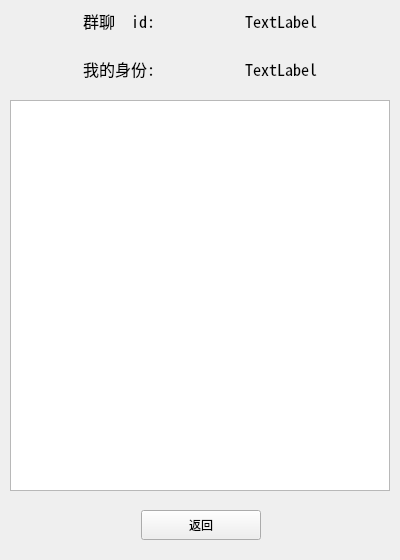
<?xml version="1.0" encoding="UTF-8"?>
<ui version="4.0">
 <class>QQGroupDetial</class>
 <widget class="QWidget" name="QQGroupDetial">
  <property name="windowModality">
   <enum>Qt::ApplicationModal</enum>
  </property>
  <property name="geometry">
   <rect>
    <x>0</x>
    <y>0</y>
    <width>400</width>
    <height>560</height>
   </rect>
  </property>
  <property name="minimumSize">
   <size>
    <width>400</width>
    <height>560</height>
   </size>
  </property>
  <property name="maximumSize">
   <size>
    <width>400</width>
    <height>560</height>
   </size>
  </property>
  <property name="windowTitle">
   <string>Form</string>
  </property>
  <widget class="QWidget" name="widget" native="true">
   <property name="geometry">
    <rect>
     <x>0</x>
     <y>0</y>
     <width>400</width>
     <height>90</height>
    </rect>
   </property>
   <property name="minimumSize">
    <size>
     <width>400</width>
     <height>90</height>
    </size>
   </property>
   <property name="maximumSize">
    <size>
     <width>400</width>
     <height>90</height>
    </size>
   </property>
   <layout class="QVBoxLayout" name="verticalLayout">
    <item>
     <layout class="QHBoxLayout" name="horizontalLayout">
      <item>
       <spacer name="horizontalSpacer_6">
        <property name="orientation">
         <enum>Qt::Horizontal</enum>
        </property>
        <property name="sizeHint" stdset="0">
         <size>
          <width>40</width>
          <height>20</height>
         </size>
        </property>
       </spacer>
      </item>
      <item>
       <widget class="QLabel" name="label">
        <property name="font">
         <font>
          <family>Noto Sans Mono CJK SC</family>
          <pointsize>12</pointsize>
         </font>
        </property>
        <property name="text">
         <string>群聊  id:</string>
        </property>
       </widget>
      </item>
      <item>
       <spacer name="horizontalSpacer">
        <property name="orientation">
         <enum>Qt::Horizontal</enum>
        </property>
        <property name="sizeHint" stdset="0">
         <size>
          <width>40</width>
          <height>20</height>
         </size>
        </property>
       </spacer>
      </item>
      <item>
       <widget class="QLabel" name="idLab">
        <property name="font">
         <font>
          <family>Noto Sans Mono CJK SC</family>
          <pointsize>12</pointsize>
         </font>
        </property>
        <property name="text">
         <string>TextLabel</string>
        </property>
       </widget>
      </item>
      <item>
       <spacer name="horizontalSpacer_2">
        <property name="orientation">
         <enum>Qt::Horizontal</enum>
        </property>
        <property name="sizeHint" stdset="0">
         <size>
          <width>40</width>
          <height>20</height>
         </size>
        </property>
       </spacer>
      </item>
     </layout>
    </item>
    <item>
     <layout class="QHBoxLayout" name="horizontalLayout_2">
      <item>
       <spacer name="horizontalSpacer_5">
        <property name="orientation">
         <enum>Qt::Horizontal</enum>
        </property>
        <property name="sizeHint" stdset="0">
         <size>
          <width>40</width>
          <height>20</height>
         </size>
        </property>
       </spacer>
      </item>
      <item>
       <widget class="QLabel" name="label_2">
        <property name="font">
         <font>
          <family>Noto Sans Mono CJK SC</family>
          <pointsize>12</pointsize>
         </font>
        </property>
        <property name="text">
         <string>我的身份:</string>
        </property>
       </widget>
      </item>
      <item>
       <spacer name="horizontalSpacer_3">
        <property name="orientation">
         <enum>Qt::Horizontal</enum>
        </property>
        <property name="sizeHint" stdset="0">
         <size>
          <width>40</width>
          <height>20</height>
         </size>
        </property>
       </spacer>
      </item>
      <item>
       <widget class="QLabel" name="MyLab">
        <property name="font">
         <font>
          <family>Noto Sans Mono CJK SC</family>
          <pointsize>12</pointsize>
         </font>
        </property>
        <property name="text">
         <string>TextLabel</string>
        </property>
       </widget>
      </item>
      <item>
       <spacer name="horizontalSpacer_4">
        <property name="orientation">
         <enum>Qt::Horizontal</enum>
        </property>
        <property name="sizeHint" stdset="0">
         <size>
          <width>40</width>
          <height>20</height>
         </size>
        </property>
       </spacer>
      </item>
     </layout>
    </item>
   </layout>
  </widget>
  <widget class="QListWidget" name="listWidget">
   <property name="geometry">
    <rect>
     <x>10</x>
     <y>100</y>
     <width>380</width>
     <height>391</height>
    </rect>
   </property>
   <property name="minimumSize">
    <size>
     <width>380</width>
     <height>290</height>
    </size>
   </property>
   <property name="maximumSize">
    <size>
     <width>380</width>
     <height>10000</height>
    </size>
   </property>
  </widget>
  <widget class="QWidget" name="">
   <property name="geometry">
    <rect>
     <x>10</x>
     <y>500</y>
     <width>381</width>
     <height>51</height>
    </rect>
   </property>
   <layout class="QHBoxLayout" name="horizontalLayout_3">
    <item>
     <spacer name="horizontalSpacer_7">
      <property name="orientation">
       <enum>Qt::Horizontal</enum>
      </property>
      <property name="sizeHint" stdset="0">
       <size>
        <width>40</width>
        <height>20</height>
       </size>
      </property>
     </spacer>
    </item>
    <item>
     <widget class="QPushButton" name="pushButton">
      <property name="minimumSize">
       <size>
        <width>120</width>
        <height>30</height>
       </size>
      </property>
      <property name="text">
       <string>返回</string>
      </property>
     </widget>
    </item>
    <item>
     <spacer name="horizontalSpacer_8">
      <property name="orientation">
       <enum>Qt::Horizontal</enum>
      </property>
      <property name="sizeHint" stdset="0">
       <size>
        <width>40</width>
        <height>20</height>
       </size>
      </property>
     </spacer>
    </item>
   </layout>
  </widget>
 </widget>
 <resources/>
 <connections/>
</ui>
